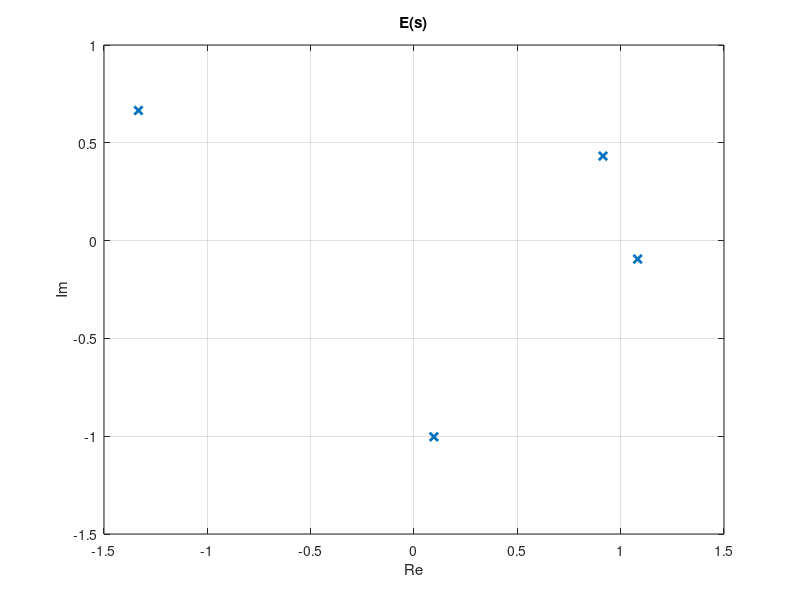

Reproduce this figure in MATLAB.
K=@(n)(sqrt(1-(1/n^2)));
leftpadz = @(p1,p2) [zeros(1,max(0,numel(p2) - numel(p1))),p1];

R=[1.3217 1.8082];%W Transmission zero roots
%R=[-1.7 -1.4 1.4 1.7];
N=4;
RL=20;
%P Parameters%
pw=poly(R);
%for m=2:numel(R)
%    p=conv(p,[1 -1i*R(m)]);
%    pw=conv(pw,[1 -R(m)]);
%end
if mod((N-numel(R)),2)==0
        ps=poly(1i*R)*1i;
    else
        ps=poly(R*1i);
end
%F Parameters%
u=[1 -1/R(1)];
v=[0 K(R(1))];
%w_prima_square=[1 0 -1];
aux_u=u;
aux_v=v;
%w=[1 0];
for m=2:numel(R)
    p_u=K(R(m))*(conv([1 0 -1],aux_v));
    p_v=conv([1 0],aux_v);
    u=leftpadz(conv([1 0],aux_u),p_u)-leftpadz(aux_u/R(m),p_u)+p_u;
    v=p_v-leftpadz(aux_v/R(m),p_v)+leftpadz(K(R(m))*aux_u,p_v);
    aux_u=u;
    aux_v=v;
end
for n=1:N-numel(R)
    p_u=(conv([1 0 -1],aux_v));
    p_v=conv([1 0],aux_v);
    u=leftpadz(conv([1 0],aux_u),p_u)+p_u;
    v=p_v+leftpadz(aux_u,p_v);
    aux_u=u;
    aux_v=v;
end
Fw=u;
Fs=poly(roots(Fw)*1i);
%Epsilon%
p_sum=0;
u_sum=0;
for m=1:numel(pw)
    p_sum=p_sum+pw(m);    
end
for m=1:numel(u)
    u_sum=u_sum+u(m);    
end
p_sum=abs(p_sum);
u_sum=abs(u_sum);
epsilon_r=1;
epsilon=sqrt(10^(RL/10))^(-1)*p_sum/u_sum;

%Calculo E(w)
E=leftpadz((pw/epsilon),u) - 1i*u;
Er=roots(E);%roots of E(w)
%for n=1:numel(Er)
%    if imag(Er(n))>0
%        Er(n)=conj(Er(n));
%    end
%end
Es=poly(Er*1i);
Es_root=roots(Es);
plot(Er,'x','Linewidth',2)
grid on
title('E(s)');
xlabel('Re');
ylabel('Im');



%S11 y S21

%d=(-5:0.001:5);
%s11=polyval(Fs,1i*d)./polyval(Es,1i*d);
%s21=polyval(ps,1i*d)./polyval(Es,1i*d)/epsilon;

%plot(d,20*log10(abs(s21)))
%hold on
%grid on
%plot(d,20*log10(abs(s11)),'r')
